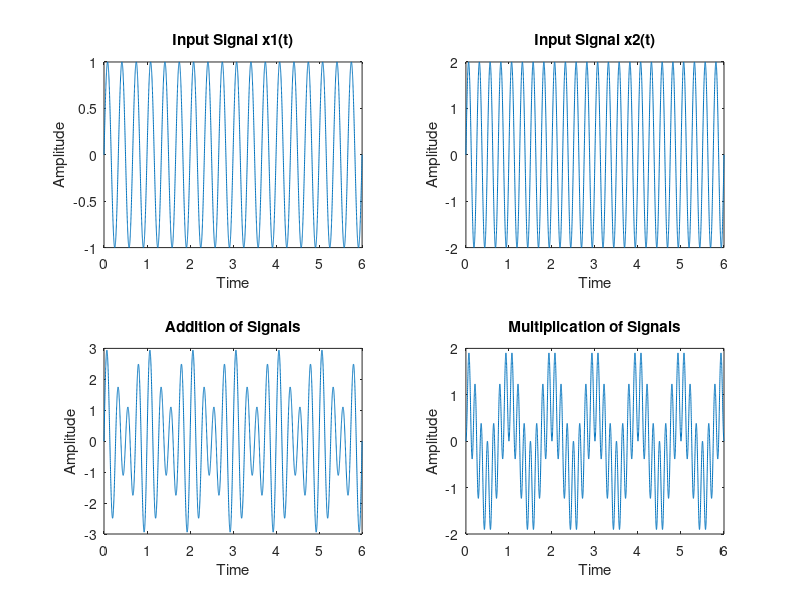
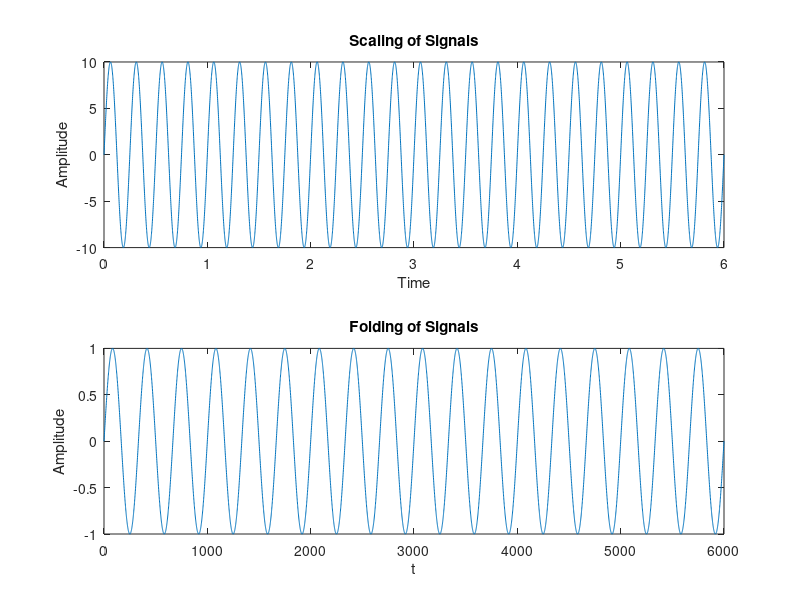
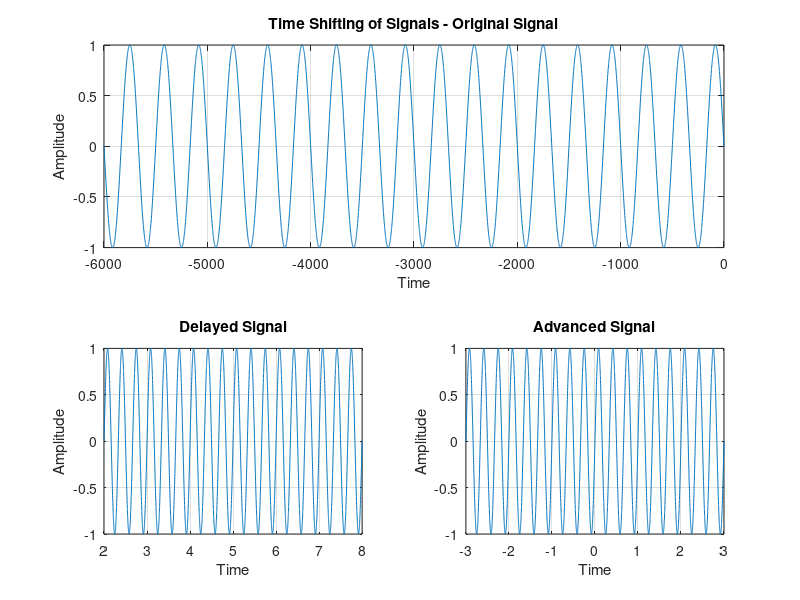
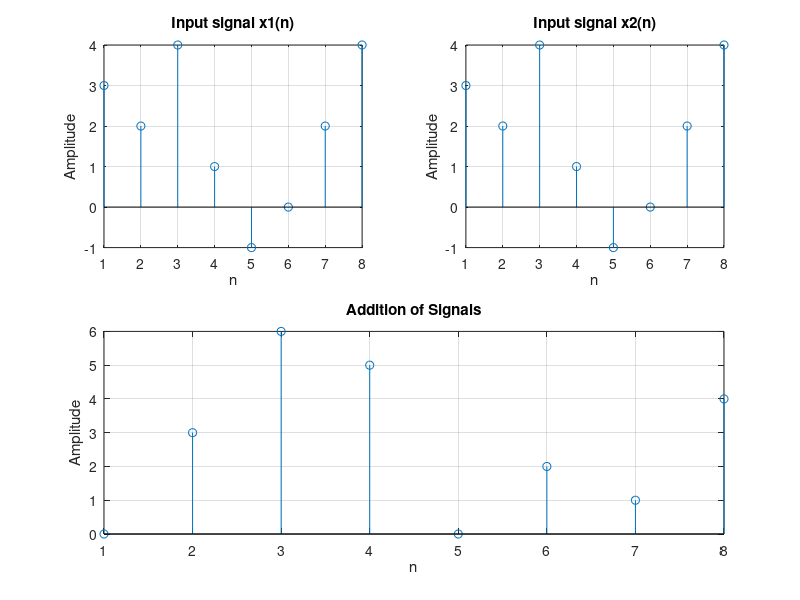

MATLAB code for these plots, in order:
% Operations Performed on CT Signals

clc;

t = 0:0.001:6;
x1 = sin(2*pi*3*t);
x2 = 2*sin(2*pi*4*t);

subplot(2,2,1);
plot(t,x1);

xlabel('Time');
ylabel('Amplitude');
title('Input Signal x1(t)');

subplot(2,2,2);
plot(t,x2);

xlabel('Time');
ylabel('Amplitude');
title('Input Signal x2(t)');

% Addition Of Signals

y1 = x1+x2;

subplot(2,2,3);
plot(t,y1);

xlabel('Time');
ylabel('Amplitude');
title('Addition of Signals');

% Multiplication Of Signals

y2 = x1.*x2;

subplot(2,2,4);
plot(t,y2);

xlabel('Time');
ylabel('Amplitude');
title('Multiplication of Signals');

% Amplitude Scaling

a = 5;
y3 = a.*x2;

figure(2);
subplot(2,1,1);
plot(t,y3);

xlabel('Time');
ylabel('Amplitude');
title('Scaling of Signals');

% Folding Of Signals

h = length(x1);
nx = 0:h-1;
ny = -(h-1);
nf = ny:0;

subplot(2,1,2);
plot(nx,x1);

xlabel('t');
ylabel('Amplitude');
title('Folding of Signals');

% Time Shifting

y4=fliplr(x1);

figure(3);
subplot(2,2,[1,2]);
plot(nf,y4);
grid on;

xlabel('Time');
ylabel('Amplitude');
title('Time Shifting of Signals - Original Signal');

subplot(2,2,3);
plot(t+2,x1);
grid on;

xlabel('Time');
ylabel('Amplitude');
title('Delayed Signal');

subplot(2,2,4);
plot(t-3,x1);
grid on;

xlabel('Time');
ylabel('Amplitude');
title('Advanced Signal');

% Operation Performed On DT Signals

clc;
x1 = [-3,1,2,4,1,2,-1,0];
x2 = [3,2,4,1,-1,0,2,4];

figure(4);
subplot(2,2,1);
stem(x2);
grid on;

xlabel('n');
ylabel('Amplitude');
title('Input signal x1(n)');

subplot(2,2,2);
stem(x2);
grid on;

xlabel('n');
ylabel('Amplitude');
title('Input signal x2(n)');

y1 = x1+x2;

subplot(2,2,[3,4]);
stem(y1);
grid on;

xlabel('n');
ylabel('Amplitude');
title('Addition of Signals');

% Scaling Of Signals

a = 4;
y3 = 4.*x2;

figure(5);
subplot(2,2,1);
stem(y3);
grid on;

xlabel('n');
ylabel('Amplitude');
title('Amplitude Scaled Signals');

% Folding Of Signals

h = length(x2);
nx = 0:h-1;
ny = -(h-1);
nf = ny:0;

subplot(2,2,2);
stem(nx,x2);
grid on;

xlabel('n');
ylabel('Amplitude');
title('Input Sequence x2(n)');

y4 = fliplr(x2);

subplot(2,2,[3,4]);
stem(nf,y4);
grid on;

xlabel('n');
ylabel('Amplitude');
title('Folded Region of x2(n)');

% Time Shifitng

nx = -3:1:4;

figure(6);
subplot(2,2,[1,2]);
stem(nx,x2);
grid on;

xlabel('n');
ylabel('Amplitude');
title('Time Shifting of Signals - Original Signal');

ny = -1:1:6;

subplot(2,2,3);
stem(ny,x1);
grid on;

xlabel('n');
ylabel('Amplitude');
title('Delayed Signal');

nz = -6:1:1;

subplot(2,2,4);
stem(nz,x1);
grid on;

xlabel('n');
ylabel('Amplitude');
title('Advanced Signal');